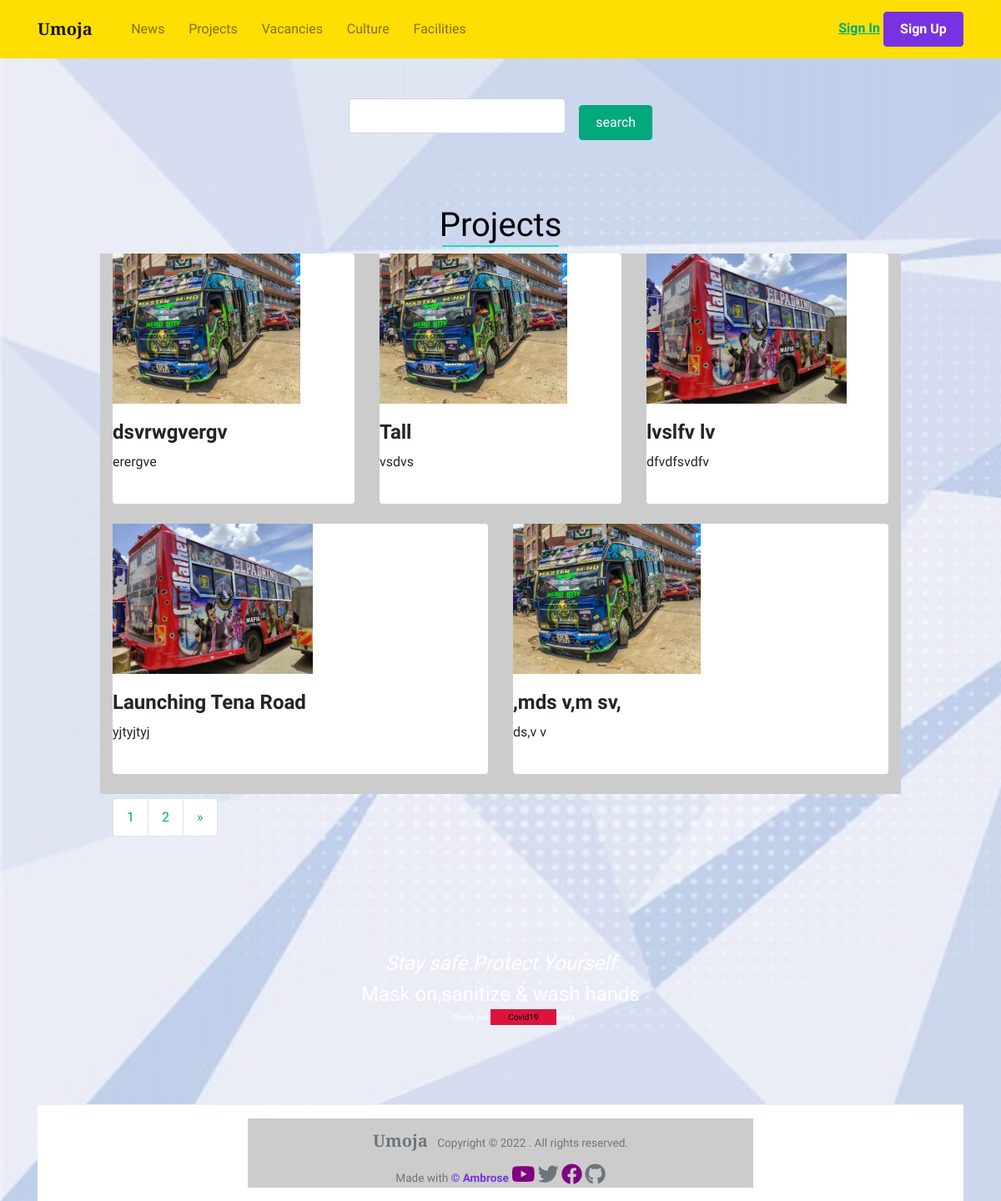
The page /projects/ on the database as committed earlier.
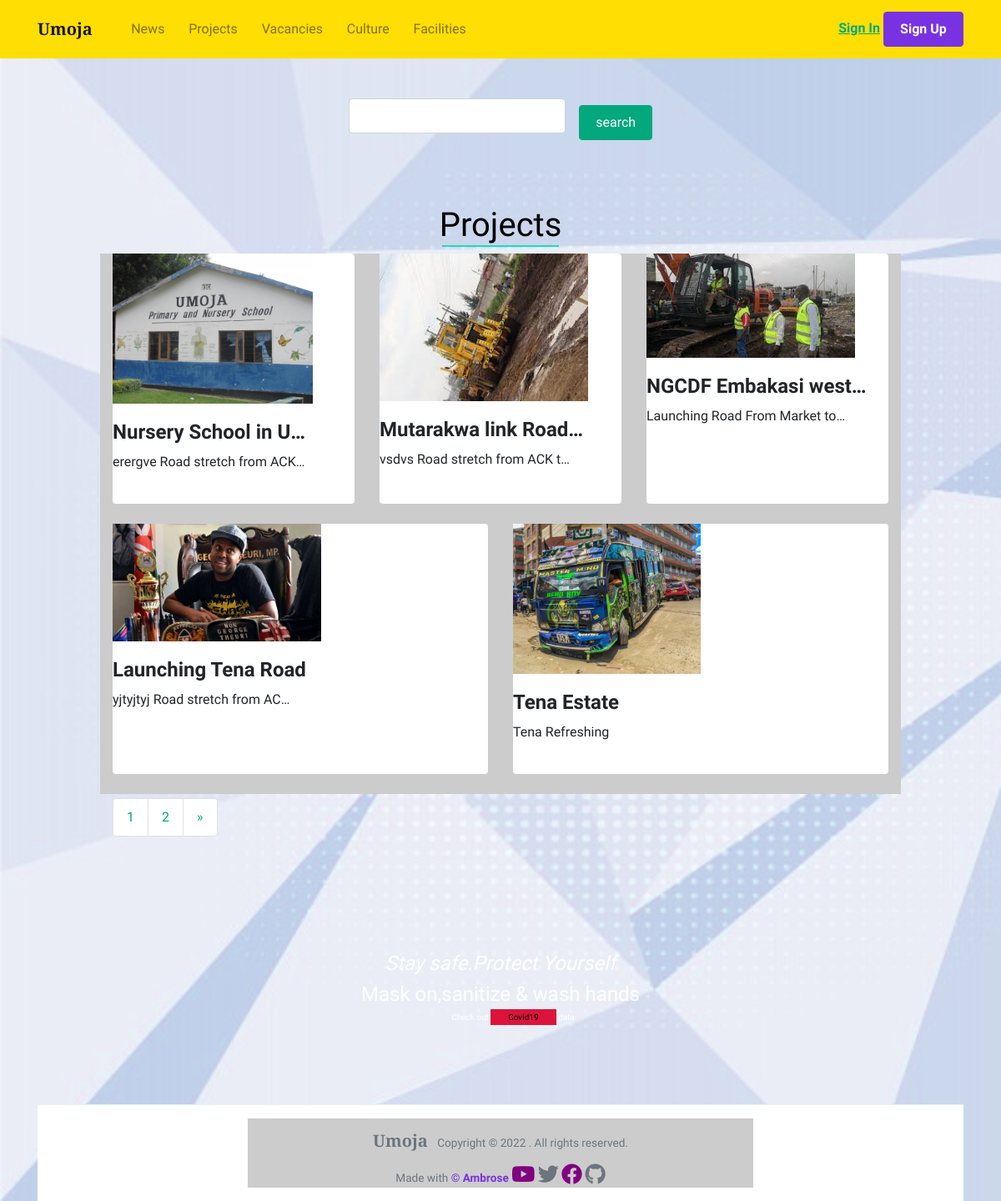
The same page on the database as committed later.
### projects/models.py (models this page shows, shortened)
class Projects(models.Model):
    proj_id = models.AutoField(primary_key=True)
    name = models.CharField(max_length=100)
    description = models.CharField(max_length=100)
    proj_img = models.ImageField(upload_to="images",default='images_1.jpg')
    body = RichTextUploadingField()
    project_by = models.CharField(max_length=50)
    date_published = models.DateTimeField(auto_now_add=True, null=True, blank=True)
    slug = models.SlugField(max_length=100, null=True, blank=True)
    class Meta:
        ordering: ['-date_published']

### projects/views.py (the view)
# urls.py: path('', ProjectListView, name='project_home'),
def ProjectListView(request):
    projects = Projects.objects.all().order_by('-date_published')
    myFilter = ProjectFilter(request.GET, queryset=projects)
    projects = myFilter.qs
    page = request.GET.get('page')
    paginator = Paginator(projects, 5)
    try:
        projects = paginator.page(page)
    except PageNotAnInteger:
        projects = paginator.page(1)
    except EmptyPage:
        projects = paginator.page(paginator.num_page)
    context = {
        'projects':projects,
        'myFilter':myFilter,
    }
    return render(request, 'projects/project_list.html', context)

### projects/templates/projects/project_list.html (shortened to what this page needs)
{% extends "index.html" %}
{% block content %}
{% load static %}
{% load crispy_forms_tags %}
<section class="main-container">
    <div class="mt-5">
        <form method="get">
            {{ myFilter.form|crispy }}
            <input type="submit" class="btn btn-primary ml-3" value="search">
        </form>
    </div>
<div class="container pt-4 pb-4">
    <h1 class="row-link">Projects</h1>
	<div class="row">
        {% for update in projects %}
		<div class="col">
			<div class="card border-0 mb-4 box-shadow h-xl-300 pl-0">
                <div class="img-doc">
                    <img class="img-fluid" height="200"  src="{{ update.proj_img.url }}" />
                </div>
				<div class="card-body px-0 pb-0 d-flex flex-column align-items-start">
					<h2 class="h4 font-weight-bold">
					<a class="text-dark" href="{% url 'projectss:project_detail' slug=update.slug %}">{{ update.name|truncatechars:20  }}</a>
					</h2>
					<p class="card-text">
                        {{ update.description|truncatechars:30  }}
                    </p>
				</div>
			</div>
		</div>
        {% endfor %}
	</div>
    <div style="margin-top: 5px;">
        {% if projects.has_other_pages %}
        <ul class="pagination">
            {% for i in projects.paginator.page_range %}
            {% if updates.number == i %}
            <li class="page-item"><a class="active page-link">{{ i }}</a> </li>
            {% else %}
            <li class="page-item"><a href="?page={{ i }}" class="page-link">{{ i }}</a> </li>
            {% endif %}
            {% endfor %}
            {% if projects.has_next %}
            <li class="page-item"><a href="?page={{ projects.next_page_number }}" class="page-link">&raquo;</a></li>
            {% endif %}
        </ul>
        {% endif %}
    </div>
</div>
<div class="cov-container" style="margin-top: 3%;">
    <div class="covid-container">
        <h4><i>Stay safe.Protect Yourself</i></h4>
        <h4>Mask on,sanitize & wash hands</h4>
        <h6>Check out <a href="{% url 'covid:dashboard' %}" class="covid-butt">Covid19</a> data</h6>
    </div>
</div>
</section>
{% endblock %}

### templates/index.html (shortened to what this page needs)
<!DOCTYPE html>
{% load static %}
<html lang="en">
<head>
<link rel="stylesheet" href="https://use.fontawesome.com/releases/v5.3.1/css/all.css">
<link href="./assets/css/main.css" rel="stylesheet"/>
    <link rel="stylesheet" type="text/css" href="{% static 'fontawesome-free/css/all.min.css' %}">
    <link rel="stylesheet" type="text/css" href="{% static 'css/bootstrap.css' %}">
</head>
<body style="background-color: purple; background-blend-mode: screen;background-image: url({%static 'images/bgImage.jpg' %}); background-position: cover; background-size: cover;">
<div>
{% include "updates/navbar.html" %}
</div>
{% block content %}
{% endblock %}
{% include "updates/footer.html" %}
</body>
</html>

### updates/templates/updates/navbar.html (shortened to what this page needs)
<nav class="topnav navbar navbar-expand-lg navbar-light bg-warning fixed-top">
        <div class="container">
			<a class="navbar-brand" href="{% url 'updates:homepage' %}"><strong>Umoja</strong></a>
          <div class="collapse navbar-collapse" id="navbarNav">
            <ul class="navbar-nav mr-auto d-flex align-items-center">
				<li class="nav-item">
				<a class="nav-link" href="{% url 'updates:news_list' %}">News<span class="sr-only">(current)</span></a>
				</li>
				<li class="nav-item">
				<a class="nav-link" href="{% url 'projectss:project_home' %}">Projects</a>
				</li>
				<li class="nav-item">
				<a class="nav-link" href="{% url 'vacancies:vacancy_home' %}">Vacancies</a>
				</li>
				<li class="nav-item">
				<a class="nav-link" href="{% url 'culture:culture_home' %}">Culture</a>
				</li>
				<li class="nav-item">
				<a class="nav-link" href="{% url 'facilities:facilities_home' %}">Facilities</a>
				</li>
			</ul>
			  <div>
				{% if request.user.is_authenticated %}
				<a href="{% url 'auth_user:logout' %}">Logout</a>
				{% else %}
				<a style="font-weight:bold;text-decoration: underline;" href="{% url 'auth_user:login' %}">Sign In</a>
				<a style="font-weight:bold;" class="btn btn-secondary" href="{% url 'auth_user:register' %}">Sign Up</a>
				{% endif %}
			</div>
          </div>
        </div>
      </nav>

### updates/templates/updates/footer.html (shortened to what this page needs)
<div class="container mt-5">
	<footer class="bg-white border-top p-3 text-muted small">
	<div class="row align-items-center justify-content-between">
		<div>
            <span class="navbar-brand mr-2"><strong>Umoja</strong></span> Copyright &copy;
			 . All rights reserved.
		</div>
		<div>
			Made with <a target="_blank" class="text-secondary font-weight-bold" href="https://ndoneambrose.netlify.app/"> &copy; Ambrose</a>
			<a class="linky" href=""><i style="font-size: 25px;" class="fab fa-youtube"></i></a>
			<i style="font-size: 25px;" class="fab fa-twitter"></i></a>
			<a class="linky" href=""><i style="font-size: 25px;" class="fab fa-facebook"></i></a>
			<i style="font-size: 25px;" class="fab fa-github"></i>
		</div>
	</div>
	</footer>
</div>

### static/css/main.css (style rules this page uses)
*, *::before, *::after { border-sizing: border-box; }
:root { --f-primary: 'SourceSansPro' --f-secondary: 'SourceCodePro' --fw-reg: 300 --fw-bold: 900 --clr-light: #fff; --clr-dark: #303030; --clr-accent: #16e0bd; --fs-h1: 3rem; --fs-h2: 2.25rem; --fs-h3: 1.25rem; --fs-body: 1rem; }
@media (min-width: 800px) { :root { --fs-h1: 4.5rem; --fs-h2: 3.75rem; --fs-h3: 1.5rem; --fs-body: 1.125rem; } }
body { color: var(--clr-dark); margin: 0; font-family: var(--f-primary); font-size: var(--fs-body) line-height: 1.6rem; }
img { display: block; max-width: 100%; }
span { font-weight: bold; }
.row-link { margin-top:5%; color: black; text-align: center; }
.row-link::after { content: ''; width: 15%; height: 2px; background: var(--clr-accent); display: block; margin: auto; }
nav { display : flex; padding: 2% 6%; justify-content:space-between; align-items: center; }
.main-container { width:80%; margin: auto; text-align: center; margin-top: 3%; }
.row { margin-top: 5%; display: grid; grid-template-columns:repeat(auto-fit, minmax(300px ,1fr)) ; text-align: center; background: #ccc; }
h6 { color:#fff; }

### projects/templates/projects/project_list.html (style rules this page uses)
.post-review h6, p { text-align:left; }
form { display: flex; justify-content: center; align-items: center; }
.img-doc, .img-doc img { max-height: 180px; max-width: 250px; object-fit: cover; }

### updates/templates/updates/footer.html (style rules this page uses)
footer { display: flex; justify-content: center; text-align: center; background:#333; color: #fff; margin-top:50px; }
.linky { color: purple; font-size: 15px; }

Rows that differ between the two databases and show on the page:
changed Projects: proj_img: a different picture; name "dsvrwgvergv" → "Nursery School in U…"; description "erergve" → "erergve Road stretch from ACK…"
changed Projects: proj_img: a different picture; name "Tall" → "Mutarakwa link Road…"; description "vsdvs" → "vsdvs Road stretch from ACK t…"
changed Projects: proj_img: a different picture; name "lvslfv lv" → "NGCDF Embakasi west…"; description "dfvdfsvdfv" → "Launching Road From Market to…"
changed Projects "Launching Tena Road": proj_img: a different picture; description "yjtyjtyj" → "yjtyjtyj Road stretch from AC…"
changed Projects: name ",mds v,m sv," → "Tena Estate"; description "ds,v v" → "Tena Refreshing"
